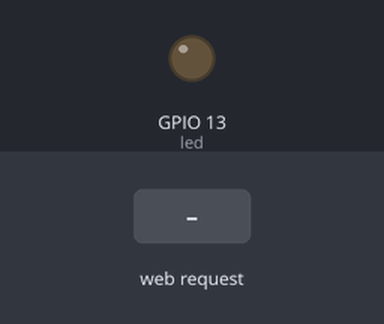
The sketch below on a simulated ESP32. Shown: output pins drawn as LEDs (lit = HIGH). The inputs (shaded band) are chosen by the test bench. WiFi joins after 1.5 s; servers stay silent unless stated; what the sketch prints to the serial monitor is not drawn.

Above: at 2.7 s.
2.8 s: HTTP request GET /toggleLED received
At 3.8 s:
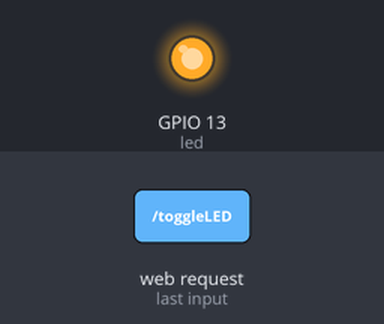
4.3 s: HTTP request GET / received
At 5.0 s:
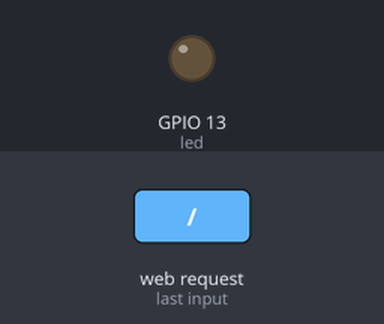
Timing chart, 0 to 7.3 s (numbered marks = the images above; inputs shaded):
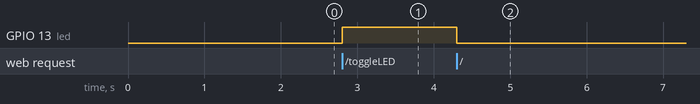

The sketch:

Lab2Task4.ino
```cpp
#include <WiFi.h>
#include <WiFiClient.h>
#include <WebServer.h>
#include <ESPmDNS.h>

const char* ssid = "ssid";  //I almost gave everyone free wifi
const char* password = "password";  //I almost leaked my password here

WebServer server(80);

const int led = 13;  //GPIO 13 for LED
bool ledState = LOW;  //LED State

void handleRoot() {
  digitalWrite(led, HIGH);
  server.send(200, "text/plain", "Hello from ESP32!");
  digitalWrite(led, LOW);
}

void handleToggleLED() {
  ledState = !ledState;
  digitalWrite(led, ledState);

  String message = (ledState == HIGH) ? "LED On" : "LED Off";

  server.send(200, "text/plain", message);
}

void handleNotFound() {
  digitalWrite(led, HIGH);
  String message = "File Not Found\n\n";
  message += "URI: ";
  message += server.uri();
  message += "\nMethod: ";
  message += (server.method() == HTTP_GET) ? "GET" : "POST";
  message += "\nArguments: ";
  message += server.args();
  message += "\n";
  for (uint8_t i = 0; i < server.args(); i++) {
    message += " " + server.argName(i) + ": " + server.arg(i) + "\n";
  }
  server.send(404, "text/plain", message);
  digitalWrite(led, LOW);
}

void setup(void) {
  pinMode(led, OUTPUT);
  digitalWrite(led, LOW);
  Serial.begin(115200);
  WiFi.mode(WIFI_STA);
  WiFi.begin(ssid, password);
  Serial.println("");

  while (WiFi.status() != WL_CONNECTED) {
    delay(500);
  }
  Serial.print("Connected to ");
  Serial.println(ssid);
  Serial.print("IP address: ");
  Serial.println(WiFi.localIP());

  if (MDNS.begin("esp32")) {
    Serial.println("MDNS responder started");
  }

  server.on("/", handleRoot);

  server.on("/inline", []() {
    server.send(200, "text/plain", "This works as well");
  });

  server.on("/toggleLED", handleToggleLED);

  server.onNotFound(handleNotFound);

  server.begin();
  Serial.println("HTTP server started");
}

void loop(void) {
  server.handleClient();
  delay(2);
}
```

Measured:
- after the input at 2.8 s, GPIO 13 (led): LOW → HIGH at once
- after the input at 4.3 s, GPIO 13 (led): HIGH → LOW at once
